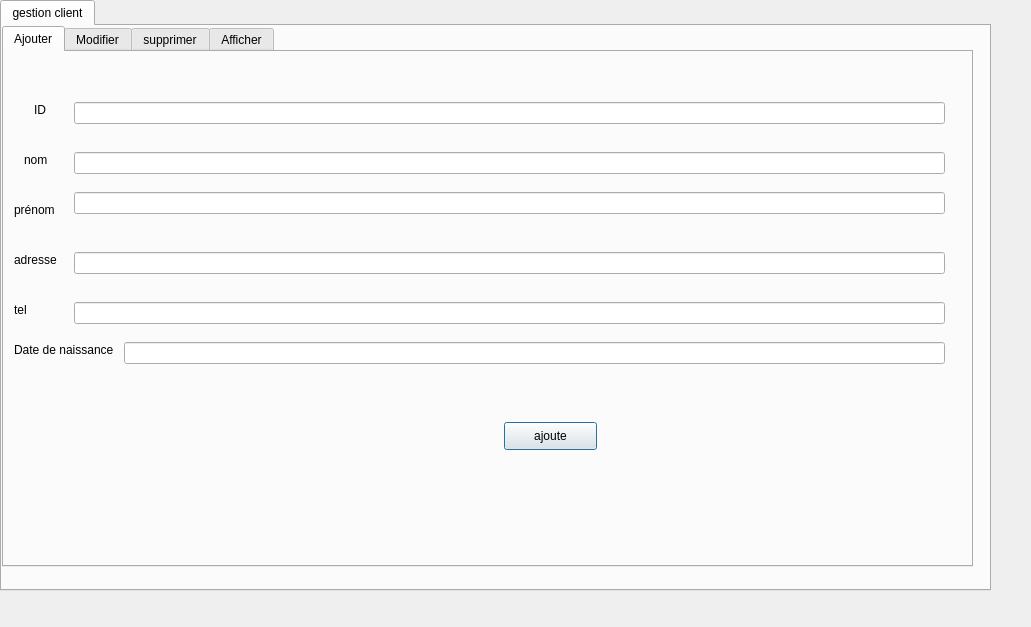
<?xml version="1.0" encoding="UTF-8"?>
<ui version="4.0">
 <class>gestion</class>
 <widget class="QDialog" name="gestion">
  <property name="geometry">
   <rect>
    <x>0</x>
    <y>0</y>
    <width>1031</width>
    <height>627</height>
   </rect>
  </property>
  <property name="windowTitle">
   <string>Dialog</string>
  </property>
  <widget class="QTabWidget" name="tabWidget">
   <property name="geometry">
    <rect>
     <x>0</x>
     <y>0</y>
     <width>991</width>
     <height>591</height>
    </rect>
   </property>
   <property name="currentIndex">
    <number>0</number>
   </property>
   <widget class="QWidget" name="tab">
    <attribute name="title">
     <string>gestion client</string>
    </attribute>
    <widget class="QTabWidget" name="tabWidget_2">
     <property name="geometry">
      <rect>
       <x>0</x>
       <y>0</y>
       <width>971</width>
       <height>541</height>
      </rect>
     </property>
     <property name="currentIndex">
      <number>0</number>
     </property>
     <widget class="QWidget" name="widget">
      <attribute name="title">
       <string>Ajouter</string>
      </attribute>
      <widget class="QLabel" name="label">
       <property name="geometry">
        <rect>
         <x>30</x>
         <y>50</y>
         <width>55</width>
         <height>16</height>
        </rect>
       </property>
       <property name="text">
        <string>ID</string>
       </property>
      </widget>
      <widget class="QLineEdit" name="lineEdit_id">
       <property name="geometry">
        <rect>
         <x>70</x>
         <y>50</y>
         <width>871</width>
         <height>22</height>
        </rect>
       </property>
      </widget>
      <widget class="QLabel" name="label_2">
       <property name="geometry">
        <rect>
         <x>20</x>
         <y>100</y>
         <width>55</width>
         <height>16</height>
        </rect>
       </property>
       <property name="text">
        <string>nom</string>
       </property>
      </widget>
      <widget class="QLabel" name="label_3">
       <property name="geometry">
        <rect>
         <x>10</x>
         <y>150</y>
         <width>55</width>
         <height>16</height>
        </rect>
       </property>
       <property name="text">
        <string>prénom</string>
       </property>
      </widget>
      <widget class="QLabel" name="label_4">
       <property name="geometry">
        <rect>
         <x>10</x>
         <y>200</y>
         <width>55</width>
         <height>16</height>
        </rect>
       </property>
       <property name="text">
        <string>adresse</string>
       </property>
      </widget>
      <widget class="QLabel" name="label_5">
       <property name="geometry">
        <rect>
         <x>10</x>
         <y>250</y>
         <width>55</width>
         <height>16</height>
        </rect>
       </property>
       <property name="text">
        <string>tel</string>
       </property>
      </widget>
      <widget class="QLabel" name="label_6">
       <property name="geometry">
        <rect>
         <x>10</x>
         <y>290</y>
         <width>111</width>
         <height>16</height>
        </rect>
       </property>
       <property name="text">
        <string>Date de naissance </string>
       </property>
      </widget>
      <widget class="QLineEdit" name="lineEdit_nom">
       <property name="geometry">
        <rect>
         <x>70</x>
         <y>100</y>
         <width>871</width>
         <height>22</height>
        </rect>
       </property>
      </widget>
      <widget class="QLineEdit" name="lineEdit_prenom">
       <property name="geometry">
        <rect>
         <x>70</x>
         <y>140</y>
         <width>871</width>
         <height>22</height>
        </rect>
       </property>
      </widget>
      <widget class="QLineEdit" name="lineEdit_adresse">
       <property name="geometry">
        <rect>
         <x>70</x>
         <y>200</y>
         <width>871</width>
         <height>22</height>
        </rect>
       </property>
      </widget>
      <widget class="QLineEdit" name="lineEdit_tel">
       <property name="geometry">
        <rect>
         <x>70</x>
         <y>250</y>
         <width>871</width>
         <height>22</height>
        </rect>
       </property>
      </widget>
      <widget class="QLineEdit" name="lineEdit_DN">
       <property name="geometry">
        <rect>
         <x>120</x>
         <y>290</y>
         <width>821</width>
         <height>22</height>
        </rect>
       </property>
      </widget>
      <widget class="QPushButton" name="pushButton">
       <property name="geometry">
        <rect>
         <x>500</x>
         <y>370</y>
         <width>93</width>
         <height>28</height>
        </rect>
       </property>
       <property name="styleSheet">
        <string notr="true"/>
       </property>
       <property name="text">
        <string>ajoute</string>
       </property>
      </widget>
     </widget>
     <widget class="QWidget" name="tab_3">
      <attribute name="title">
       <string>Modifier</string>
      </attribute>
      <widget class="QLabel" name="label_7">
       <property name="geometry">
        <rect>
         <x>200</x>
         <y>55</y>
         <width>721</width>
         <height>231</height>
        </rect>
       </property>
       <property name="styleSheet">
        <string notr="true">border-image: url(:/img/images.jpg);</string>
       </property>
       <property name="text">
        <string>TextLabel</string>
       </property>
      </widget>
     </widget>
     <widget class="QWidget" name="widget">
      <attribute name="title">
       <string>supprimer</string>
      </attribute>
     </widget>
     <widget class="QWidget" name="tab_2">
      <attribute name="title">
       <string>Afficher</string>
      </attribute>
      <widget class="QTableView" name="tabclient">
       <property name="geometry">
        <rect>
         <x>-15</x>
         <y>0</y>
         <width>941</width>
         <height>531</height>
        </rect>
       </property>
      </widget>
     </widget>
    </widget>
   </widget>
  </widget>
 </widget>
 <resources/>
 <connections/>
</ui>
